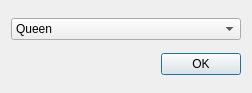
<?xml version="1.0" encoding="UTF-8"?>
<ui version="4.0">
 <class>PawnPromotion</class>
 <widget class="QDialog" name="PawnPromotion">
  <property name="geometry">
   <rect>
    <x>0</x>
    <y>0</y>
    <width>252</width>
    <height>93</height>
   </rect>
  </property>
  <property name="sizePolicy">
   <sizepolicy hsizetype="Fixed" vsizetype="Fixed">
    <horstretch>0</horstretch>
    <verstretch>0</verstretch>
   </sizepolicy>
  </property>
  <property name="windowTitle">
   <string>Dialog</string>
  </property>
  <layout class="QVBoxLayout" name="verticalLayout">
   <item>
    <widget class="QComboBox" name="comboBox">
     <property name="currentIndex">
      <number>0</number>
     </property>
     <item>
      <property name="text">
       <string>Queen</string>
      </property>
     </item>
     <item>
      <property name="text">
       <string>Bishop</string>
      </property>
     </item>
     <item>
      <property name="text">
       <string>Knight</string>
      </property>
     </item>
     <item>
      <property name="text">
       <string>Rook</string>
      </property>
     </item>
    </widget>
   </item>
   <item>
    <widget class="QDialogButtonBox" name="buttonBox">
     <property name="orientation">
      <enum>Qt::Horizontal</enum>
     </property>
     <property name="standardButtons">
      <set>QDialogButtonBox::Ok</set>
     </property>
    </widget>
   </item>
  </layout>
 </widget>
 <resources/>
 <connections>
  <connection>
   <sender>buttonBox</sender>
   <signal>accepted()</signal>
   <receiver>PawnPromotion</receiver>
   <slot>accept()</slot>
   <hints>
    <hint type="sourcelabel">
     <x>248</x>
     <y>254</y>
    </hint>
    <hint type="destinationlabel">
     <x>157</x>
     <y>274</y>
    </hint>
   </hints>
  </connection>
  <connection>
   <sender>buttonBox</sender>
   <signal>rejected()</signal>
   <receiver>PawnPromotion</receiver>
   <slot>reject()</slot>
   <hints>
    <hint type="sourcelabel">
     <x>316</x>
     <y>260</y>
    </hint>
    <hint type="destinationlabel">
     <x>286</x>
     <y>274</y>
    </hint>
   </hints>
  </connection>
 </connections>
</ui>
